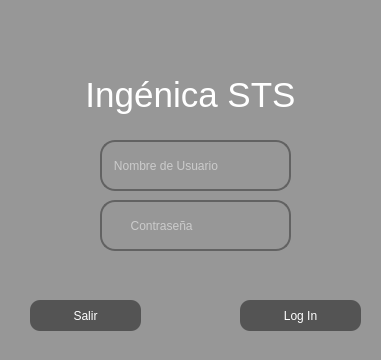
<?xml version="1.0" encoding="UTF-8"?>
<ui version="4.0">
 <class>MainView</class>
 <widget class="QMainWindow" name="MainView">
  <property name="enabled">
   <bool>true</bool>
  </property>
  <property name="geometry">
   <rect>
    <x>0</x>
    <y>0</y>
    <width>381</width>
    <height>360</height>
   </rect>
  </property>
  <property name="windowTitle">
   <string>Acceso</string>
  </property>
  <property name="windowIcon">
   <iconset>
    <normaloff>../../dist/launcher/src/feather/mainLogo.ico</normaloff>../../dist/launcher/src/feather/mainLogo.ico</iconset>
  </property>
  <property name="styleSheet">
   <string notr="true">* {
	 background-color: rgb(151, 151, 151)
}

QLabel {
	color: rgb(255, 255, 255);
	
	font: 9pt &quot;Yu Gothic UI&quot;;

}

QLineEdit {
	border:  2px solid rgb(98, 98, 98);
	border-radius: 15px;
	color: rgb(255, 255, 255);
	background-color: rgb(151, 151, 151)
}
QLineEdit:hover{
	border: 2px solid rgb(48,50,62);
}

QLineEdit:focus {

	border : 2px solid rgb(48,50,62)

}


QPushButton {

	border-radius: 10px;
	background-color: rgb(84, 84, 84);
	color:rgb(255, 255, 255)

}

QPushButton:hover {
	 background-color: rgb(0, 85,124);
     color: rgb(255, 255, 255)
}

QPushButton:checked {
                                    background-color: rgb(0, 85,124);
                                    color: rgb(255, 255, 255)
                                }
</string>
  </property>
  <widget class="QWidget" name="centralwidget">
   <widget class="QPushButton" name="buttonLogin">
    <property name="enabled">
     <bool>true</bool>
    </property>
    <property name="geometry">
     <rect>
      <x>240</x>
      <y>300</y>
      <width>121</width>
      <height>31</height>
     </rect>
    </property>
    <property name="text">
     <string>Log In</string>
    </property>
    <property name="checkable">
     <bool>false</bool>
    </property>
   </widget>
   <widget class="QPushButton" name="buttonBorrar">
    <property name="enabled">
     <bool>true</bool>
    </property>
    <property name="geometry">
     <rect>
      <x>30</x>
      <y>300</y>
      <width>111</width>
      <height>31</height>
     </rect>
    </property>
    <property name="styleSheet">
     <string notr="true"/>
    </property>
    <property name="text">
     <string>Salir</string>
    </property>
   </widget>
   <widget class="QLineEdit" name="textFieldPassword">
    <property name="geometry">
     <rect>
      <x>100</x>
      <y>200</y>
      <width>191</width>
      <height>51</height>
     </rect>
    </property>
    <property name="font">
     <font>
      <pointsize>9</pointsize>
     </font>
    </property>
    <property name="acceptDrops">
     <bool>false</bool>
    </property>
    <property name="echoMode">
     <enum>QLineEdit::Password</enum>
    </property>
    <property name="placeholderText">
     <string>        Contraseña </string>
    </property>
   </widget>
   <widget class="QLineEdit" name="textFieldUser">
    <property name="geometry">
     <rect>
      <x>100</x>
      <y>140</y>
      <width>191</width>
      <height>51</height>
     </rect>
    </property>
    <property name="font">
     <font>
      <pointsize>9</pointsize>
     </font>
    </property>
    <property name="placeholderText">
     <string>   Nombre de Usuario</string>
    </property>
   </widget>
   <widget class="QLabel" name="label">
    <property name="geometry">
     <rect>
      <x>40</x>
      <y>50</y>
      <width>301</width>
      <height>91</height>
     </rect>
    </property>
    <property name="text">
     <string>&lt;html&gt;&lt;head/&gt;&lt;body&gt;&lt;p align=&quot;center&quot;&gt;&lt;span style=&quot; font-size:26pt; color:#ffffff;&quot;&gt;Ingénica STS&lt;/span&gt;&lt;/p&gt;&lt;/body&gt;&lt;/html&gt;</string>
    </property>
    <property name="alignment">
     <set>Qt::AlignCenter</set>
    </property>
   </widget>
   <widget class="QLabel" name="label_2">
    <property name="geometry">
     <rect>
      <x>30</x>
      <y>0</y>
      <width>121</width>
      <height>91</height>
     </rect>
    </property>
    <property name="styleSheet">
     <string notr="true">image: url(:/mainLogo.ico);
background-color: rgba(255, 255, 255, 0);</string>
    </property>
    <property name="text">
     <string/>
    </property>
   </widget>
   <zorder>buttonLogin</zorder>
   <zorder>buttonBorrar</zorder>
   <zorder>textFieldPassword</zorder>
   <zorder>label</zorder>
   <zorder>label_2</zorder>
   <zorder>textFieldUser</zorder>
  </widget>
  <action name="tabSalir">
   <property name="text">
    <string>Salir</string>
   </property>
   <property name="shortcut">
    <string>Esc</string>
   </property>
  </action>
 </widget>
 <resources>
  <include location="../feather/logos.qrc"/>
 </resources>
 <connections>
  <connection>
   <sender>tabSalir</sender>
   <signal>triggered()</signal>
   <receiver>MainView</receiver>
   <slot>close()</slot>
   <hints>
    <hint type="sourcelabel">
     <x>-1</x>
     <y>-1</y>
    </hint>
    <hint type="destinationlabel">
     <x>96</x>
     <y>62</y>
    </hint>
   </hints>
  </connection>
  <connection>
   <sender>buttonBorrar</sender>
   <signal>clicked()</signal>
   <receiver>MainView</receiver>
   <slot>close()</slot>
   <hints>
    <hint type="sourcelabel">
     <x>85</x>
     <y>315</y>
    </hint>
    <hint type="destinationlabel">
     <x>190</x>
     <y>179</y>
    </hint>
   </hints>
  </connection>
 </connections>
</ui>
